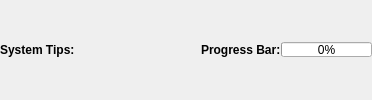
     <widget class="QWidget" name="widget_Tips" native="true">
      <layout class="QHBoxLayout" name="horizontalLayout_10">
       <property name="spacing">
        <number>0</number>
       </property>
       <property name="leftMargin">
        <number>0</number>
       </property>
       <property name="topMargin">
        <number>0</number>
       </property>
       <property name="rightMargin">
        <number>0</number>
       </property>
       <property name="bottomMargin">
        <number>0</number>
       </property>
       <item>
        <widget class="QLabel" name="label_Message_Tips">
         <property name="font">
          <font>
           <weight>75</weight>
           <bold>true</bold>
          </font>
         </property>
         <property name="text">
          <string>System Tips:</string>
         </property>
        </widget>
       </item>
       <item>
        <widget class="QLineEdit" name="lineEdit_System_Tips">
         <property name="maximumSize">
          <size>
           <width>16777215</width>
           <height>15</height>
          </size>
         </property>
         <property name="autoFillBackground">
          <bool>false</bool>
         </property>
         <property name="styleSheet">
          <string notr="true">background:transparent;</string>
         </property>
         <property name="frame">
          <bool>false</bool>
         </property>
        </widget>
       </item>
       <item>
        <spacer name="verticalSpacer">
         <property name="orientation">
          <enum>Qt::Vertical</enum>
         </property>
         <property name="sizeHint" stdset="0">
          <size>
           <width>20</width>
           <height>40</height>
          </size>
         </property>
        </spacer>
       </item>
       <item>
        <widget class="QLabel" name="label_Progress_Bar_Tips">
         <property name="font">
          <font>
           <weight>75</weight>
           <bold>true</bold>
          </font>
         </property>
         <property name="text">
          <string>Progress Bar:</string>
         </property>
        </widget>
       </item>
       <item>
        <widget class="QProgressBar" name="progressBar">
         <property name="maximumSize">
          <size>
           <width>16777215</width>
           <height>15</height>
          </size>
         </property>
         <property name="value">
          <number>0</number>
         </property>
        </widget>
       </item>
      </layout>
     </widget>
